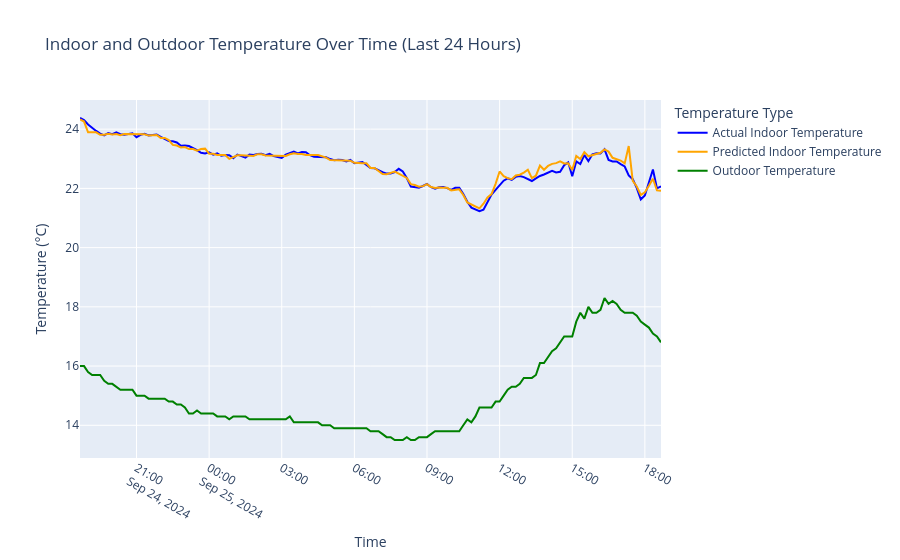

Write notebook code for a chart like this one.
### Code cell
# Convert 'ts' column to datetime format if it's not already
df['ts'] = pd.to_datetime(df['ts'])  # Convert 'ts' to datetime

# Create a new DataFrame to hold the actual and predicted values along with outdoor temperature
results_df = df[['ts', 'Temperature_indoor']].copy()  # Copy the time series and actual indoor temperature
results_df['predicted_Temperature_indoor'] = best_model.predict(X)  # Add predicted indoor temperature using the model
results_df['Temperature_API'] = df['Temperature_API']  # Include outdoor temperature from the original dataframe

# Filter the results to include only the last 24 hours
last_24_hours = results_df[results_df['ts'] >= results_df['ts'].max() - pd.Timedelta(hours=24)]  # Select data from the last 24 hours

with warnings.catch_warnings(): ## Ignore this future warning since it is a Plotly problem, not a problem with my code
    warnings.simplefilter("ignore", FutureWarning)
    # Create the plotly figure
    fig = go.Figure()
    
    # Add traces for actual indoor temperature, predicted indoor temperature, and outdoor temperature
    fig.add_trace(go.Scatter(x=last_24_hours['ts'], y=last_24_hours['Temperature_indoor'], mode='lines', name='Actual Indoor Temperature', line=dict(color='blue')))  # Trace for actual indoor temperature
    fig.add_trace(go.Scatter(x=last_24_hours['ts'], y=last_24_hours['predicted_Temperature_indoor'], mode='lines', name='Predicted Indoor Temperature', line=dict(color='orange')))  # Trace for predicted indoor temperature
    fig.add_trace(go.Scatter(x=last_24_hours['ts'], y=last_24_hours['Temperature_API'], mode='lines', name='Outdoor Temperature', line=dict(color='green')))  # Trace for outdoor temperature
    
    # Update layout
    fig.update_layout(title='Indoor and Outdoor Temperature Over Time (Last 24 Hours)',  # Set the title of the plot
                      xaxis_title='Time',  # Label for the x-axis
                      yaxis_title='Temperature (°C)',  # Label for the y-axis
                      legend_title='Temperature Type',  # Title for the legend
                      hovermode='x')  # Enable hover mode for better interaction
    
    # Show the plot
    fig.show()  # Display the plot

### Figure 1 — Plotly figure (JSON) as saved in the notebook; plotly's stock layout.template omitted (floating-point values rounded to 4 significant figures; data arrays with more than 128 entries replaced by an {"elided": "..."} marker saying what was removed)
{"data": [{"line": {"color": "blue"}, "mode": "lines", "name": "Actual Indoor Temperature", "type": "scatter", "x": {"elided": "145 str values"}, "y": {"elided": "145 float values"}}, {"line": {"color": "orange"}, "mode": "lines", "name": "Predicted Indoor Temperature", "type": "scatter", "x": {"elided": "145 str values"}, "y": {"elided": "145 float values"}}, {"line": {"color": "green"}, "mode": "lines", "name": "Outdoor Temperature", "type": "scatter", "x": {"elided": "145 str values"}, "y": {"elided": "145 float values"}}], "layout": {"autosize": true, "hovermode": "x", "legend": {"title": {"text": "Temperature Type"}}, "title": {"text": "Indoor and Outdoor Temperature Over Time (Last 24 Hours)"}, "xaxis": {"autorange": true, "range": ["2024-09-24 18:40", "2024-09-25 18:40"], "title": {"text": "Time"}, "type": "date"}, "yaxis": {"autorange": true, "range": [12.9, 24.98], "title": {"text": "Temperature (°C)"}, "type": "linear"}}}
